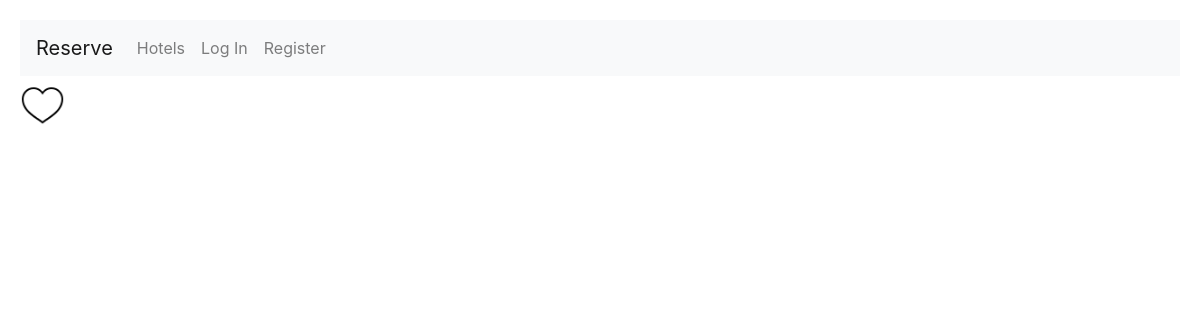
Page /hotel/3 on the earlier database version.
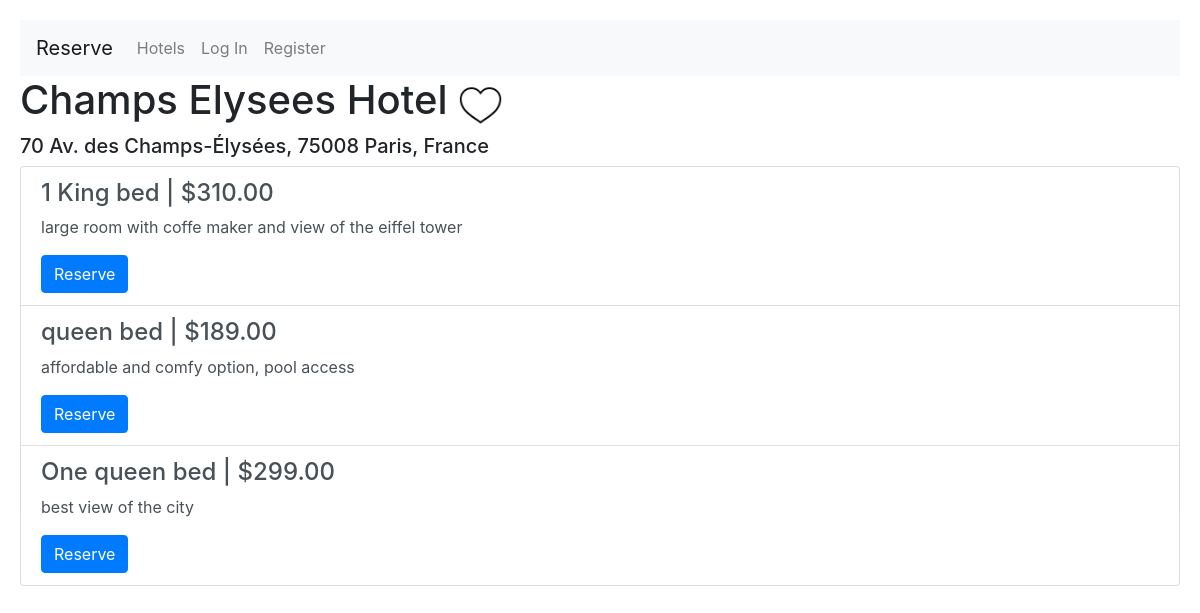
Same page on the later database version.
### reserve/models.py (models this page shows, shortened)
class Hotel(models.Model):
    name = models.CharField(max_length=128)
    description = models.CharField(max_length=1024)
    address = models.CharField(max_length=300)
    city = models.ForeignKey(City, on_delete=models.PROTECT, related_name="city")

class Room(models.Model):
    name = models.CharField(max_length=128)
    description = models.CharField(max_length=1024)
    image = models.CharField(max_length=512, blank=True)
    price = models.FloatField(default=1.00)
    hotel = models.ForeignKey(Hotel, on_delete=models.PROTECT, related_name="hotel_room", default=0)

### reserve/views.py (the view)
# urls.py: path("hotel/<int:hotel_id>", views.view_hotel, name="view_hotel"),
def view_hotel(request, hotel_id):
    user = request.user
    hotel = Hotel.objects.filter(id=hotel_id).first()
    rooms = Room.objects.filter(hotel=hotel_id).all()
    favorite = None
    if not user.is_anonymous:
        fav = Favorite.objects.filter(hotel=hotel, user=user).first()
        if fav is not None:
            favorite = True
    return render(request, "reserve/hotel.html", {
        "hotel": hotel,
        "rooms": rooms,
        "favorite": favorite
    })

### reserve/templates/reserve/hotel.html (shortened to what this page needs)
{% extends "reserve/layout.html" %}
{% load static %}
{% load humanize %}
{% block body %}
<h1>{{ hotel.name }}
    <a href="#a" onclick="favorite({{hotel.id}});" id="fav_hotel{{hotel.id}}">
        {% if favorite %}
        <img src='/static/reserve/like.png' height='45px' %}>
        {% else %}
        <img src='/static/reserve/unlike.png' height='45px' %}>
        {% endif %}
    </a>
</h1>
<h5>{{ hotel.address }}</h5>
<div class="list-group">
    {% for room in rooms %}
    <div class="list-group-item list-group-item-action flex-column align-items-start">
        <h4>{{ room.name }} | ${{ room.price|floatformat:2}}</h4>
        <p>{{ room.description }}</p>
        <input type="button" onclick="window.location.href='/reserve/{{ room.id }}'" class="btn btn-primary" value="Reserve">
    </div>
    {% endfor %}
</div>
{% endblock %}

Differences in the rows shown:
added Hotel: name "Champs Elysees Hotel", address "70 Av. des Champs-Élysées, 75008 Paris, France"
added Room: name "1 King bed", price "310.00", description "large room with coffe maker and view of the eiffel tower"
added Room: name "queen bed", price "189.00", description "affordable and comfy option, pool access"
added Room: name "One queen bed", price "299.00", description "best view of the city"
